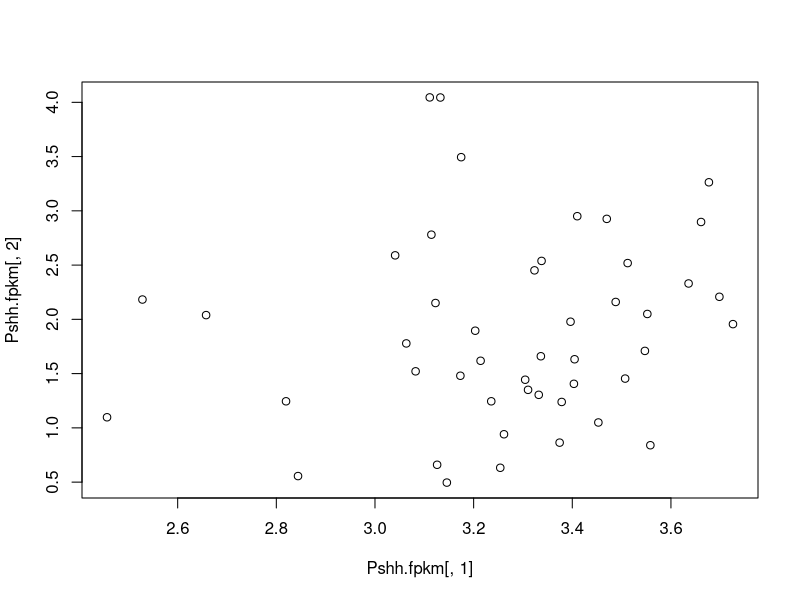
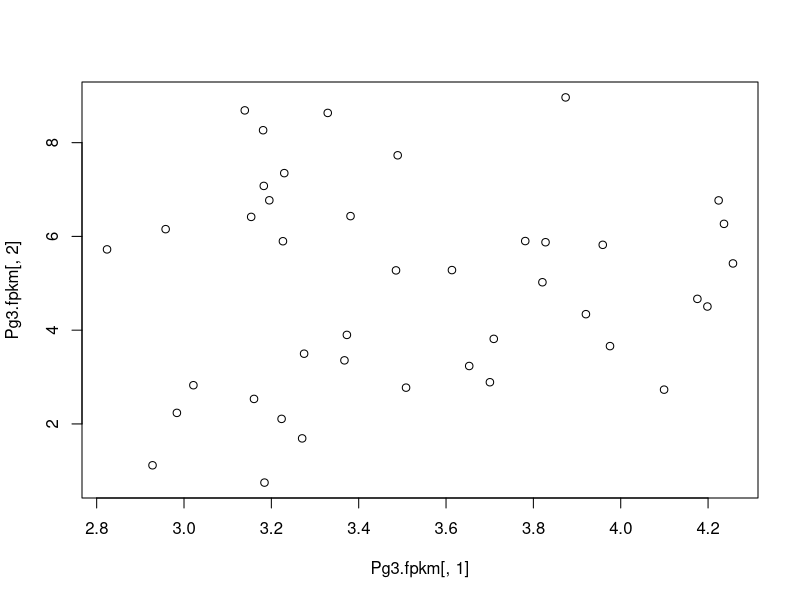
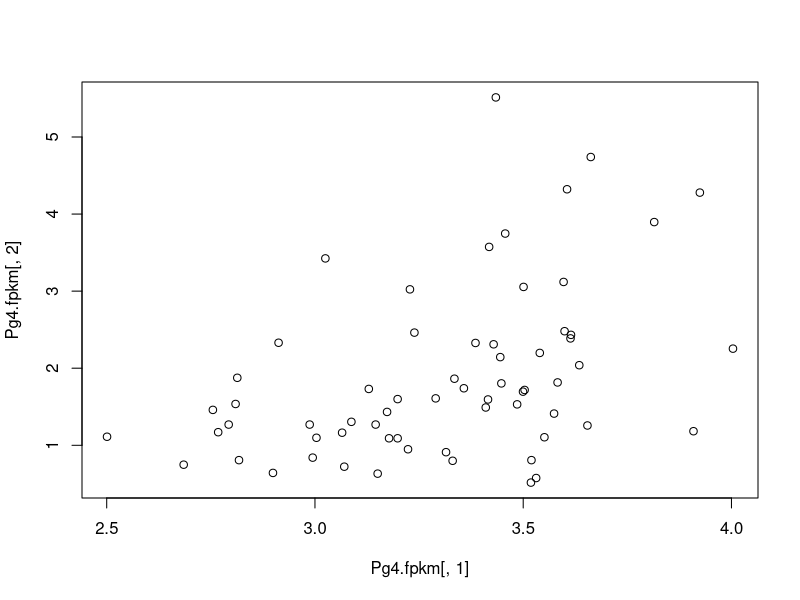
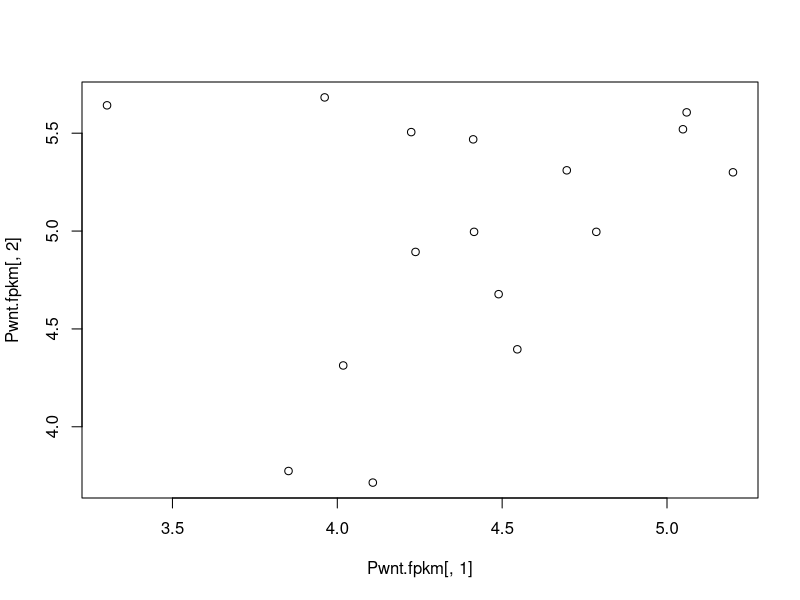
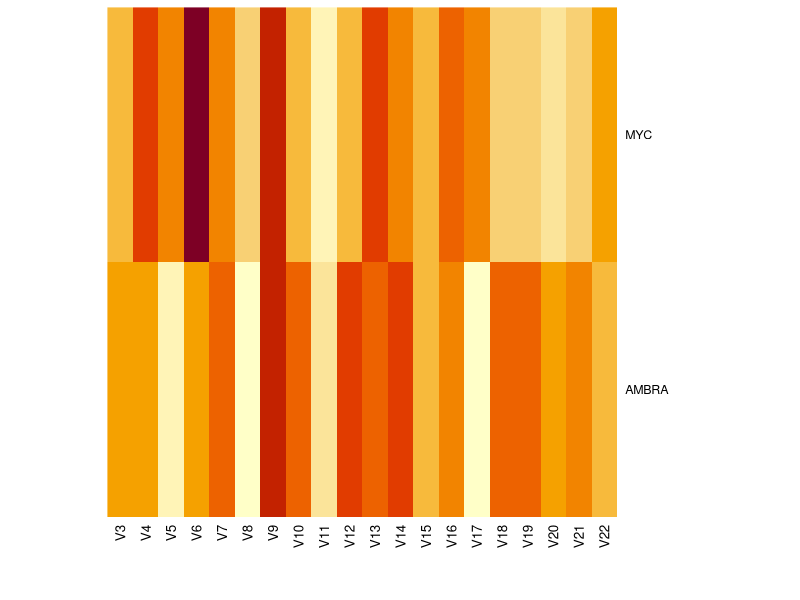
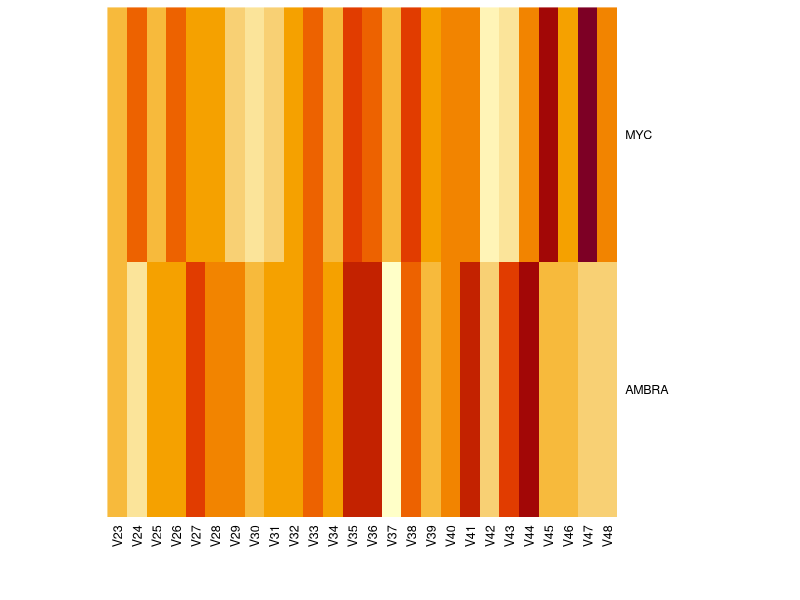
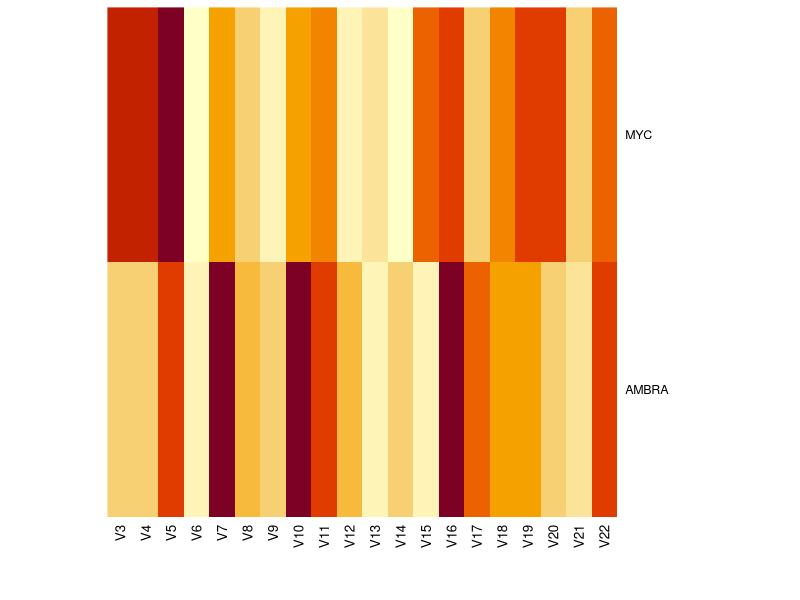
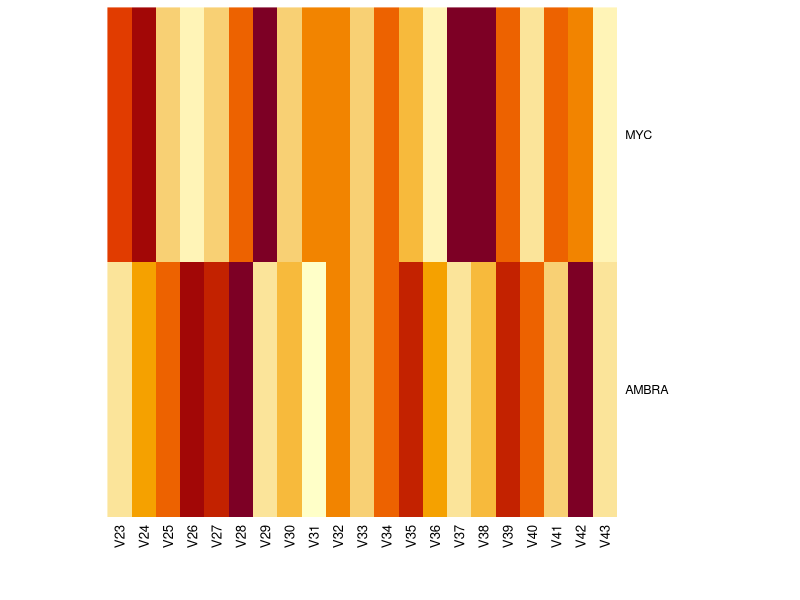

R code for these plots, in order: (Note: this script raises an error after producing the figures.)
###the data used here have been downloaded by https://hgserver1.amc.nl/cgi-bin/r2/main.cgi
###studies considered:Pfister mas5.0, Pfister fpkm, Gilbertson mas5.0
###probes used:  52731_at and 202431_s_at probes for AMBRA1 and c-MYC, respectively
###downloaded through the data grabber function of R2 for each subtype (group_3, group_4, shh, wnt)
###setwd("~/ambra_cmyc_medulloblastomaR2/")

### libraries required

library(gtools)
library(dplyr)
library(ggpubr)

###

#### Pfister fpkm databasets

#### read the data and check group sizes ####

Pshh.fpkm <- read.table("downloaded_data/Pfister_fpkm/pfister_shh_fpkm_log2.txt", sep = '\t', header = FALSE)
View(Pshh.fpkm)
###check the group size - Pshh.fpkm should contain 46 samples
dim(Pshh.fpkm)
# 2 48
Pshh.fpkm <- as.data.frame(Pshh.fpkm)
#to remove the duplicate column with gene names and transpose the matrix to have genes on the columns and samples on the rows
#first column is AMBRA, second column is MYC
Pshh.fpkm <- select(Pshh.fpkm, V3:V48)
Pshh.fpkm <- t(Pshh.fpkm)
dim(Pshh.fpkm)

Pg3.fpkm <- read.table("downloaded_data/Pfister_fpkm/pfister_g3_fpkm_log2.txt", sep = '\t', header = FALSE)
View(Pg3.fpkm)
###check the group size - Pshh.fpkm should contain 41 samples
dim(Pg3.fpkm)
# 2 43
Pg3.fpkm <- as.data.frame(Pg3.fpkm)
#to remove the duplicate column with gene names and transpose the matrix to have genes on the columns and samples on the rows
#first column is AMBRA, second column is MYC
Pg3.fpkm <- select(Pg3.fpkm, V3:V43)
Pg3.fpkm <- t(Pg3.fpkm)
dim(Pg3.fpkm)


Pg4.fpkm <- read.table("downloaded_data/Pfister_fpkm/pfister_g4_fpkm_log2.txt", sep = '\t', header = FALSE)
View(Pg4.fpkm)
###check the group size - Pshh.fpkm should contain 64 samples
dim(Pg4.fpkm)
# 2 66
Pg4.fpkm <- as.data.frame(Pg4.fpkm)
#to remove the duplicate column with gene names and transpose the matrix to have genes on the columns and samples on the rows
#first column is AMBRA, second column is MYC
Pg4.fpkm <- select(Pg4.fpkm, V3:V66)
Pg4.fpkm <- t(Pg4.fpkm)
dim(Pg4.fpkm)

Pwnt.fpkm <- read.table("downloaded_data/Pfister_fpkm/pfister_wnt_fpkm_log2.txt", sep = '\t', header = FALSE)
View(Pwnt.fpkm)
###check the group size - Pwnt.fpkm should contain 16 samples
dim(Pwnt.fpkm)
# 2 18
Pwnt.fpkm <- as.data.frame(Pwnt.fpkm)
#to remove the duplicate column with gene names
#to remove the duplicate column with gene names and transpose the matrix to have genes on the columns and samples on the rows
#first column is AMBRA, second column is MYC
Pwnt.fpkm <- select(Pwnt.fpkm, V3:V18)
Pwnt.fpkm <- t(Pwnt.fpkm)
dim(Pwnt.fpkm)
#par(mar=c(1,1,1,1))

### correlation between AMBRA and MYC ###


cor.test (Pshh.fpkm[,1], Pshh.fpkm[,2], method= "pearson")
cor.test (Pshh.fpkm[,1], Pshh.fpkm[,2], method= "kendall")
cor.test (Pshh.fpkm[,1], Pshh.fpkm[,2], method= "spearman")

plot(Pshh.fpkm[,1], Pshh.fpkm[,2])

colnames(Pshh.fpkm) <- c("AMBRA","MYC")
pdf("plots/Pshh_fpkm_correlations_heatmap.pdf")
heatmap(t(Pshh.fpkm[1:20,]), cexRow = 0.9, Colv=NA, Rowv=NA)
heatmap(t(Pshh.fpkm[21:46,]), cexRow = 0.9, Colv=NA, Rowv=NA)
dev.off()

cor.test (Pg3.fpkm[,1], Pg3.fpkm[,2], method= "pearson")
cor.test (Pg3.fpkm[,1], Pg3.fpkm[,2], method= "kendall")
cor.test (Pg3.fpkm[,1], Pg3.fpkm[,2], method= "spearman")

plot(Pg3.fpkm[,1], Pg3.fpkm[,2])

colnames(Pg3.fpkm) <- c("AMBRA","MYC")
pdf("plots/Pg3_fpkm_correlations_heatmap.pdf")
heatmap(t(Pg3.fpkm[1:20,]), cexRow = 0.9, Colv=NA, Rowv=NA)
heatmap(t(Pg3.fpkm[21:41,]), cexRow = 0.9, Colv=NA, Rowv=NA)
dev.off()

cor.test (Pg4.fpkm[,1], Pg4.fpkm[,2], method= "pearson") # 0.42, p-value = 0.000489
cor.test (Pg4.fpkm[,1], Pg4.fpkm[,2], method= "kendall") #0.30, p-value = 0.0003276
cor.test (Pg4.fpkm[,1], Pg4.fpkm[,2], method= "spearman") #ties

plot(Pg4.fpkm[,1], Pg4.fpkm[,2])

colnames(Pg4.fpkm) <- c("AMBRA","MYC")
pdf("plots/Pg4_fpkm_correlations_heatmap.pdf")
heatmap(t(Pg4.fpkm[1:20,]), cexRow = 0.9, Colv=NA, Rowv=NA)
heatmap(t(Pg4.fpkm[21:41,]), cexRow = 0.9, Colv=NA, Rowv=NA)
heatmap(t(Pg4.fpkm[42:64,]), cexRow = 0.9, Colv=NA, Rowv=NA)
dev.off()

#weak correlation with kendall and pearson

cor.test (Pwnt.fpkm[,1], Pwnt.fpkm[,2], method= "pearson") 
cor.test (Pwnt.fpkm[,1], Pwnt.fpkm[,2], method= "kendall") 
cor.test (Pwnt.fpkm[,1], Pwnt.fpkm[,2], method= "spearman") 

plot(Pwnt.fpkm[,1], Pwnt.fpkm[,2])

colnames(Pwnt.fpkm) <- c("AMBRA","MYC")
pdf("plots/Pwnt_fpkm_correlations_heatmap.pdf")
heatmap(t(Pwnt.fpkm[1:20,]), cexRow = 0.9, Colv=NA, Rowv=NA)
dev.off()

#weak correlation with kendall and pearson

#plot data

pdf("plots/P.fpkm_four_AMBRA.pdf")
boxplot(Pshh.fpkm[,1],Pg4.fpkm[,1], Pg3.fpkm[,1],Pwnt.fpkm[,1])
dev.off()
pdf("plots/P.fpkm_four_MYC.pdf")
boxplot(Pshh.fpkm[,2],Pg4.fpkm[,2], Pg3.fpkm[,2],Pwnt.fpkm[,2])
dev.off()

#### verify if the data are normally distributed ####

#evaluate data distribution
d<- density(Pshh.fpkm[,1])
plot(d)
#skewness on the left
#Q-Q plot
ggqqplot(Pshh.fpkm[,1])
#A 45-degree reference line is also plotted.As all the points fall approximately along this reference line, we can assume normality.
#normality test with Shapiro-Wilk???s method, based on the correlation between the data and the corresponding normal scores.
shapiro.test(Pshh.fpkm[,1])
#if p-value > 0.05 implying that the distribution of the data are not significantly different from normal distribution,we can assume the normality.
#obtained 0.015 - data not normally distributed!
d<- density(Pshh.fpkm[,2])
plot(d)
#skewness to the right 
#Q-Q plot
ggqqplot(Pshh.fpkm[,2])
#A 45-degree reference line is also plotted.As all the points fall approximately along this reference line, we can assume normality.
#normality test with Shapiro-Wilk???s method, based on the correlation between the data and the corresponding normal scores.
shapiro.test(Pshh.fpkm[,2])
#if p-value > 0.05 implying that the distribution of the data are not significantly different from normal distribution,we can assume the normality.
#obtained p-value=0.14 


#evaluate data distribution
d<- density(Pg4.fpkm[,1])
plot(d)

#Q-Q plot
ggqqplot(Pg4.fpkm[,1])
#A 45-degree reference line is also plotted.As all the points fall approximately along this reference line, we can assume normality.
#normality test with Shapiro-Wilk???s method, based on the correlation between the data and the corresponding normal scores.
shapiro.test(Pg4.fpkm[,1])
#if p-value > 0.05 implying that the distribution of the data are not significantly different from normal distribution,we can assume the normality.
#obtained 0.27
d<- density(Pg4.fpkm[,2])
plot(d)
#skewness on the right 
#Q-Q plot
ggqqplot(Pg4.fpkm[,2])
#A 45-degree reference line is also plotted.As all the points fall approximately along this reference line, we can assume normality.
#normality test with Shapiro-Wilk???s method, based on the correlation between the data and the corresponding normal scores.
shapiro.test(Pg4.fpkm[,2])
#if p-value > 0.05 implying that the distribution of the data are not significantly different from normal distribution,we can assume the normality.
#obtained p-value=1.762e-05 not normally distributed!


#evaluate data distribution
d<- density(Pg3.fpkm[,1])
plot(d)

#Q-Q plot
ggqqplot(Pg3.fpkm[,1])
#A 45-degree reference line is also plotted.As all the points fall approximately along this reference line, we can assume normality.
#normality test with Shapiro-Wilk???s method, based on the correlation between the data and the corresponding normal scores.
shapiro.test(Pg3.fpkm[,1])
#if p-value > 0.05 implying that the distribution of the data are not significantly different from normal distribution,we can assume the normality.
#obtained 0.02 not normally distributed
d<- density(Pg3.fpkm[,2])
plot(d)

#Q-Q plot
ggqqplot(Pg3.fpkm[,2])
#A 45-degree reference line is also plotted.As all the points fall approximately along this reference line, we can assume normality.
#normality test with Shapiro-Wilk???s method, based on the correlation between the data and the corresponding normal scores.
shapiro.test(Pg3.fpkm[,2])
#if p-value > 0.05 implying that the distribution of the data are not significantly different from normal distribution,we can assume the normality.
#obtained p-value=0.55 

#evaluate data distribution
d<- density(Pwnt.fpkm[,1])
plot(d)
#skewness to the left
#Q-Q plot
ggqqplot(Pwnt.fpkm[,1])
#A 45-degree reference line is also plotted.As all the points fall approximately along this reference line, we can assume normality.
#normality test with Shapiro-Wilk???s method, based on the correlation between the data and the corresponding normal scores.
shapiro.test(Pwnt.fpkm[,1])
#if p-value > 0.05 implying that the distribution of the data are not significantly different from normal distribution,we can assume the normality.
#obtained 0.91
d<- density(Pwnt.fpkm[,2])
plot(d)
#skewness to the left
#Q-Q plot
ggqqplot(Pwnt.fpkm[,2])
#A 45-degree reference line is also plotted.As all the points fall approximately along this reference line, we can assume normality.
#normality test with Shapiro-Wilk???s method, based on the correlation between the data and the corresponding normal scores.
shapiro.test(Pwnt.fpkm[,2])
#if p-value > 0.05 implying that the distribution of the data are not significantly different from normal distribution,we can assume the normality.
#obtained p-value=0.04 not normally distributed!

#t-test pairwise
t.test(as.vector(Pshh.fpkm[,1]), as.vector(Pg3.fpkm[,1]))  # p-value = 0.00254
t.test(as.vector(Pg4.fpkm[,1]), as.vector(Pg3.fpkm[,1])) # p-value = 0.008657
t.test(as.vector(Pwnt.fpkm[,1]), as.vector(Pg3.fpkm[,1])) # p-value = 1.937e-06
t.test(as.vector(Pwnt.fpkm[,1]), as.vector(Pshh.fpkm[,1])) # p-value = 7.862e-08
t.test(as.vector(Pwnt.fpkm[,1]), as.vector(Pg4.fpkm[,1])) #  p-value = 1.332e-07
t.test(as.vector(Pg4.fpkm[,1]), as.vector(Pshh.fpkm[,1])) #  p-value = 0.543   NOT SIGNIFICANT

#wilcox test - better when there are deviation from normality
wilcox.test(as.vector(Pshh.fpkm[,1]), as.vector(Pg3.fpkm[,1]))  #  p-value = 0.0224
wilcox.test(as.vector(Pg4.fpkm[,1]), as.vector(Pg3.fpkm[,1])) # p-value = 0.03793
wilcox.test(as.vector(Pwnt.fpkm[,1]), as.vector(Pg3.fpkm[,1])) # ties
wilcox.test(as.vector(Pwnt.fpkm[,1]), as.vector(Pshh.fpkm[,1])) #p-value = 6.665e-11
wilcox.test(as.vector(Pwnt.fpkm[,1]), as.vector(Pg4.fpkm[,1]))  #p-value = 1.417e-08
wilcox.test(as.vector(Pg4.fpkm[,1]), as.vector(Pshh.fpkm[,1])) # p-value = 0.5325  NOT SIGNIFICANT


#### Pfister mas5 databasets

#### read the data and check group sizes ####

Pshh.mas5 <- read.table("downloaded_data/Pfister_mas5.0/pfister_shh_mas5_log2.txt", sep = '\t', header = FALSE)
View(Pshh.mas5)
###check the group size - Pshh.mas5 should contain 59 samples
dim(Pshh.mas5)
# 2 61
Pshh.mas5 <- as.data.frame(Pshh.mas5)
#to remove the duplicate column with gene names and transpose the matrix to have genes on the columns and samples on the rows
#first column is AMBRA, second column is MYC
Pshh.mas5 <- select(Pshh.mas5, V3:V61)
Pshh.mas5 <- t(Pshh.mas5)
dim(Pshh.mas5)

Pg3.mas5 <- read.table("downloaded_data/Pfister_mas5.0/pfister_g3_mas5_log2.txt", sep = '\t', header = FALSE)
View(Pg3.mas5)
###check the group size - Pshh.fpkm should contain 56 samples
dim(Pg3.mas5)
# 2 58
Pg3.mas5 <- as.data.frame(Pg3.mas5)
#to remove the duplicate column with gene names and transpose the matrix to have genes on the columns and samples on the rows
#first column is AMBRA, second column is MYC
Pg3.mas5 <- select(Pg3.mas5, V3:V58)
Pg3.mas5 <- t(Pg3.mas5)
dim(Pg3.mas5)

Pg4.mas5 <- read.table("downloaded_data/Pfister_mas5.0/pfister_g4_mas5_log2.txt", sep = '\t', header = FALSE)
View(Pg4.mas5)
###check the group size - Pg4.mas5 should contain 91 samples
dim(Pg4.mas5)
# 2 93
Pg4.mas5 <- as.data.frame(Pg4.mas5)
#to remove the duplicate column with gene names and transpose the matrix to have genes on the columns and samples on the rows
#first column is AMBRA, second column is MYC
Pg4.mas5 <- select(Pg4.mas5, V3:V93)
Pg4.mas5 <- t(Pg4.mas5)
dim(Pg4.mas5)

Pwnt.mas5 <- read.table("downloaded_data/Pfister_mas5.0/pfister_wnt_mas5_log2.txt", sep = '\t', header = FALSE)
View(Pwnt.mas5)
###check the group size - Pwnt.mas5 should contain 17 samples
dim(Pwnt.mas5)
# 2 19
Pwnt.mas5 <- as.data.frame(Pwnt.mas5)
#to remove the duplicate column with gene names
#to remove the duplicate column with gene names and transpose the matrix to have genes on the columns and samples on the rows
#first column is AMBRA, second column is MYC
Pwnt.mas5 <- select(Pwnt.mas5, V3:V19)
Pwnt.mas5 <- t(Pwnt.mas5)
dim(Pwnt.mas5)
#par(mar=c(1,1,1,1))


### correlation between AMBRA and MYC ###

cor.test (Pshh.mas5[,1], Pshh.mas5[,2], method= "pearson")
cor.test (Pshh.mas5[,1], Pshh.mas5[,2], method= "kendall")
cor.test (Pshh.mas5[,1], Pshh.mas5[,2], method= "spearman")

plot(Pshh.mas5[,1], Pshh.mas5[,2])

colnames(Pshh.mas5) <- c("AMBRA","MYC")
pdf("plots/Pshh_mas5_correlations_heatmap.pdf")
heatmap(t(Pshh.mas5[1:20,]), cexRow = 0.9, Colv=NA, Rowv=NA)
heatmap(t(Pshh.mas5[21:41,]), cexRow = 0.9, Colv=NA, Rowv=NA)
heatmap(t(Pshh.mas5[42:59,]), cexRow = 0.9, Colv=NA, Rowv=NA)
dev.off()


cor.test (Pg3.mas5[,1], Pg3.mas5[,2], method= "pearson")
cor.test (Pg3.mas5[,1], Pg3.mas5[,2], method= "kendall")
cor.test (Pg3.mas5[,1], Pg3.mas5[,2], method= "spearman")

plot(Pg3.mas5[,1], Pg3.mas5[,2])

colnames(Pg3.mas5) <- c("AMBRA","MYC")
pdf("plots/Pg3_mas5_correlations_heatmap.pdf")
heatmap(t(Pg3.mas5[1:20,]), cexRow = 0.9, Colv=NA, Rowv=NA)
heatmap(t(Pg3.mas5[21:56,]), cexRow = 0.9, Colv=NA, Rowv=NA)
dev.off()

cor.test (Pg4.mas5[,1], Pg4.mas5[,2], method= "pearson")
cor.test (Pg4.mas5[,1], Pg4.mas5[,2], method= "kendall")
cor.test (Pg4.mas5[,1], Pg4.mas5[,2], method= "spearman") 

plot(Pg4.mas5[,1], Pg4.mas5[,2])

colnames(Pg4.mas5) <- c("AMBRA","MYC")
pdf("plots/Pg4_mas5_correlations_heatmap.pdf")
heatmap(t(Pg4.mas5[1:20,]), cexRow = 0.9, Colv=NA, Rowv=NA)
heatmap(t(Pg4.mas5[21:41,]), cexRow = 0.9, Colv=NA, Rowv=NA)
heatmap(t(Pg4.mas5[42:62,]), cexRow = 0.9, Colv=NA, Rowv=NA)
heatmap(t(Pg4.mas5[63:91,]), cexRow = 0.9, Colv=NA, Rowv=NA)
dev.off()

cor.test (Pwnt.mas5[,1], Pwnt.mas5[,2], method= "pearson")  #correlation 0.46 p-value = 0.06319
cor.test (Pwnt.mas5[,1], Pwnt.mas5[,2], method= "kendall") #cor. 0.27
cor.test (Pwnt.mas5[,1], Pwnt.mas5[,2], method= "spearman") #cor. 0.39

plot(Pwnt.fpkm[,1], Pwnt.fpkm[,2])

colnames(Pwnt.mas5) <- c("AMBRA","MYC")
pdf("plots/Pwnt_mas5_correlations_heatmap.pdf")
heatmap(t(Pwnt.mas5[1:17,]), cexRow = 0.9, Colv=NA, Rowv=NA)
dev.off()

# weak correlation

#plot all four
pdf("plots/P_mas5_four_AMBRA.pdf")
boxplot(Pshh.mas5[,1],Pg4.mas5[,1], Pg3.mas5[,1],Pwnt.mas5[,1])
dev.off()
pdf("plots/P.mas5_four_MYC.pdf")
boxplot(Pshh.mas5[,2],Pg4.mas5[,2], Pg3.mas5[,2],Pwnt.mas5[,2])
dev.off()

#### verify if the data are normally distributed ####

#evaluate data distribution
d<- density(Pshh.mas5[,1])
plot(d)
#skewness to the right
#Q-Q plot
ggqqplot(Pshh.mas5[,1])
#A 45-degree reference line is also plotted.As all the points fall approximately along this reference line, we can assume normality.
#normality test with Shapiro-Wilk???s method, based on the correlation between the data and the corresponding normal scores.
shapiro.test(Pshh.mas5[,1])
#if p-value > 0.05 implying that the distribution of the data are not significantly different from normal distribution,we can assume the normality.
#obtained  0.3903 
d<- density(Pshh.mas5[,2])
plot(d)
#skewness to the right 
#Q-Q plot
ggqqplot(Pshh.mas5[,2])
#A 45-degree reference line is also plotted.As all the points fall approximately along this reference line, we can assume normality.
#normality test with Shapiro-Wilk???s method, based on the correlation between the data and the corresponding normal scores.
shapiro.test(Pshh.mas5[,2])
#if p-value > 0.05 implying that the distribution of the data are not significantly different from normal distribution,we can assume the normality.
#obtained p-value= 0.5896 

#evaluate data distribution
d<- density(Pg4.mas5[,1])
plot(d)

#Q-Q plot
ggqqplot(Pg4.mas5[,1])
#A 45-degree reference line is also plotted.As all the points fall approximately along this reference line, we can assume normality.
#normality test with Shapiro-Wilk???s method, based on the correlation between the data and the corresponding normal scores.
shapiro.test(Pg4.mas5[,1])
#if p-value > 0.05 implying that the distribution of the data are not significantly different from normal distribution,we can assume the normality.
#obtained 0.02632 - not normally distributed
d<- density(Pg4.mas5[,2])
plot(d)
#skewness on the right 
#Q-Q plot
ggqqplot(Pg4.mas5[,2])
#A 45-degree reference line is also plotted.As all the points fall approximately along this reference line, we can assume normality.
#normality test with Shapiro-Wilk???s method, based on the correlation between the data and the corresponding normal scores.
shapiro.test(Pg4.mas5[,2])
#if p-value > 0.05 implying that the distribution of the data are not significantly different from normal distribution,we can assume the normality.
#obtained p-value=0.006855 not normally distributed!


#evaluate data distribution
d<- density(Pg3.mas5[,1])
plot(d)

#Q-Q plot
ggqqplot(Pg3.mas5[,1])
#A 45-degree reference line is also plotted.As all the points fall approximately along this reference line, we can assume normality.
#normality test with Shapiro-Wilk???s method, based on the correlation between the data and the corresponding normal scores.
shapiro.test(Pg3.mas5[,1])
#if p-value > 0.05 implying that the distribution of the data are not significantly different from normal distribution,we can assume the normality.
#obtained 0.9295
d<- density(Pg3.mas5[,2])
plot(d)

#Q-Q plot
ggqqplot(Pg3.mas5[,2])
#A 45-degree reference line is also plotted.As all the points fall approximately along this reference line, we can assume normality.
#normality test with Shapiro-Wilk???s method, based on the correlation between the data and the corresponding normal scores.
shapiro.test(Pg3.mas5[,2])
#if p-value > 0.05 implying that the distribution of the data are not significantly different from normal distribution,we can assume the normality.
#obtained p-value= 0.2623 

#evaluate data distribution
d<- density(Pwnt.mas5[,1])
plot(d)

#Q-Q plot
ggqqplot(Pwnt.mas5[,1])
#A 45-degree reference line is also plotted.As all the points fall approximately along this reference line, we can assume normality.
#normality test with Shapiro-Wilk???s method, based on the correlation between the data and the corresponding normal scores.
shapiro.test(Pwnt.mas5[,1])
#if p-value > 0.05 implying that the distribution of the data are not significantly different from normal distribution,we can assume the normality.
#obtained 0.804
d<- density(Pwnt.mas5[,2])
plot(d)

#Q-Q plot
ggqqplot(Pwnt.mas5[,2])
#A 45-degree reference line is also plotted.As all the points fall approximately along this reference line, we can assume normality.
#normality test with Shapiro-Wilk???s method, based on the correlation between the data and the corresponding normal scores.
shapiro.test(Pwnt.mas5[,2])
#if p-value > 0.05 implying that the distribution of the data are not significantly different from normal distribution,we can assume the normality.
#obtained p-value= 0.03069 not normally distributed!

#t-test pairwise
t.test(as.vector(Pshh.mas5[,1]), as.vector(Pg3.mas5[,1]))  # p-value = 0.03510302
t.test(as.vector(Pg4.mas5[,1]), as.vector(Pg3.mas5[,1])) # p-value =  0.03301
t.test(as.vector(Pwnt.mas5[,1]), as.vector(Pg3.mas5[,1])) # p-value =  6.361e-06
t.test(as.vector(Pwnt.mas5[,1]), as.vector(Pshh.mas5[,1])) # p-value = 2.084e-06
t.test(as.vector(Pwnt.mas5[,1]), as.vector(Pg4.mas5[,1])) #  p-value = 1.025e-06
t.test(as.vector(Pg4.mas5[,1]), as.vector(Pshh.mas5[,1])) #  p-value = 0.3759   NOT SIGNIFICANT

#wilcox test - better when there are deviation from normality
wilcox.test(as.vector(Pshh.mas5[,1]), as.vector(Pg3.mas5[,1]))  #  p-value = 0.1191 NOT SIGNIFICANT
wilcox.test(as.vector(Pg4.mas5[,1]), as.vector(Pg3.mas5[,1])) # p-value = 0.05708
wilcox.test(as.vector(Pwnt.mas5[,1]), as.vector(Pg3.mas5[,1])) # p-value = 1.495e-07
wilcox.test(as.vector(Pwnt.mas5[,1]), as.vector(Pshh.mas5[,1])) #p-value =  1.521e-08
wilcox.test(as.vector(Pwnt.mas5[,1]), as.vector(Pg4.mas5[,1]))  #p-value = 5.293e-09
wilcox.test(as.vector(Pg4.mas5[,1]), as.vector(Pshh.mas5[,1])) # p-value = 0.7539  NOT SIGNIFICANT


#### Gilbertson mas5 databasets

#### read the data and check group sizes ####

Gshh.mas5 <- read.table("downloaded_data/Gilbertson_mas5.0/gilbertson_shh_mas5_log2.txt", sep = '\t', header = FALSE)
View(Gshh.mas5)
###check the group size - Gshh.mas5 should contain 10 samples
dim(Gshh.mas5)
# 2 12
Gshh.mas5 <- as.data.frame(Gshh.mas5)
#to remove the duplicate column with gene names and transpose the matrix to have genes on the columns and samples on the rows
#first column is AMBRA, second column is MYC
Gshh.mas5 <- select(Gshh.mas5, V3:V12)
Gshh.mas5 <- t(Gshh.mas5)
dim(Gshh.mas5)

Gg3.mas5 <- read.table("downloaded_data/Gilbertson_mas5.0/gilbertson_g3_mas5_log2.txt", sep = '\t', header = FALSE)
View(Gg3.mas5)
###check the group size - Pshh.fpkm should contain 16 samples
dim(Gg3.mas5)
# 2 18
Gg3.mas5 <- as.data.frame(Gg3.mas5)
#to remove the duplicate column with gene names and transpose the matrix to have genes on the columns and samples on the rows
#first column is AMBRA, second column is MYC
Gg3.mas5 <- select(Gg3.mas5, V3:V18)
Gg3.mas5 <- t(Gg3.mas5)
dim(Gg3.mas5)


Gg4.mas5 <- read.table("downloaded_data/Gilbertson_mas5.0/gilbertson_g4_mas5_log2.txt", sep = '\t', header = FALSE)
View(Gg4.mas5)
###check the group size - Gg4.mas5 should contain 39 samples
dim(Gg4.mas5)
# 2 41
Gg4.mas5 <- as.data.frame(Gg4.mas5)
#to remove the duplicate column with gene names and transpose the matrix to have genes on the columns and samples on the rows
#first column is AMBRA, second column is MYC
Gg4.mas5 <- select(Gg4.mas5, V3:V41)
Gg4.mas5 <- t(Gg4.mas5)
dim(Gg4.mas5)

Gwnt.mas5 <- read.table("downloaded_data/Gilbertson_mas5.0/gilbertson_wnt_mas5_log2.txt", sep = '\t', header = FALSE)
View(Gwnt.mas5)
###check the group size - Gwnt.mas5 should contain 8 samples
dim(Gwnt.mas5)
# 2 10
Gwnt.mas5 <- as.data.frame(Gwnt.mas5)
#to remove the duplicate column with gene names
#to remove the duplicate column with gene names and transpose the matrix to have genes on the columns and samples on the rows
#first column is AMBRA, second column is MYC
Gwnt.mas5 <- select(Gwnt.mas5, V3:V10)
Gwnt.mas5 <- t(Gwnt.mas5)
dim(Gwnt.mas5)
#par(mar=c(1,1,1,1))


### correlation between AMBRA and MYC ###

cor.test (Gshh.mas5[,1], Gshh.mas5[,2], method= "pearson")
cor.test (Gshh.mas5[,1], Gshh.mas5[,2], method= "kendall") # cor. 0.33
cor.test (Gshh.mas5[,1], Gshh.mas5[,2], method= "spearman") #cor. 0.38

plot(Gshh.mas5[,1], Gshh.mas5[,2])

colnames(Gshh.mas5) <- c("AMBRA","MYC")
pdf("plots/Gshh_mas5_correlations_heatmap.pdf")
heatmap(t(Gshh.mas5[1:10,]), cexRow = 0.9, Colv=NA, Rowv=NA)
dev.off()

# weak correlation

cor.test (Gg3.mas5[,1], Gg3.mas5[,2], method= "pearson") #cor. 0.39
cor.test (Gg3.mas5[,1], Gg3.mas5[,2], method= "kendall") #cor. 0.25
cor.test (Gg3.mas5[,1], Gg3.mas5[,2], method= "spearman") #cor. 0.40

plot(Gg3.mas5[,1], Gg3.mas5[,2])

colnames(Gg3.mas5) <- c("AMBRA","MYC")
pdf("plots/Gg3_mas5_correlations_heatmap.pdf")
heatmap(t(Gg3.mas5[1:16,]), cexRow = 0.9, Colv=NA, Rowv=NA)
dev.off()

# weak correlation

cor.test (Gg4.mas5[,1], Gg4.mas5[,2], method= "pearson") 
cor.test (Gg4.mas5[,1], Gg4.mas5[,2], method= "kendall") 
cor.test (Gg4.mas5[,1], Gg4.mas5[,2], method= "spearman") 

plot(Gg4.mas5[,1], Gg4.mas5[,2])

colnames(Gg4.mas5) <- c("AMBRA","MYC")
pdf("plots/Gg4_mas5_correlations_heatmap.pdf")
heatmap(t(Gg4.mas5[1:20,]), cexRow = 0.9, Colv=NA, Rowv=NA)
heatmap(t(Gg4.mas5[21:39,]), cexRow = 0.9, Colv=NA, Rowv=NA)
dev.off()

cor.test (Gwnt.mas5[,1], Gwnt.mas5[,2], method= "pearson")  
cor.test (Gwnt.mas5[,1], Gwnt.mas5[,2], method= "kendall")
cor.test (Gwnt.mas5[,1], Gwnt.mas5[,2], method= "spearman") 

plot(Gwnt.mas5[,1], Gwnt.mas5[,2])

colnames(Gwnt.mas5) <- c("AMBRA","MYC")
pdf("plots/Gwnt_mas5_correlations_heatmap.pdf")
heatmap(t(Gwnt.mas5[1:8,]), cexRow = 0.9, Colv=NA, Rowv=NA)
dev.off()

#plot all four
pdf("plots/G_mas5_four_AMBRA.pdf")
boxplot(Gshh.mas5[,1],Gg4.mas5[,1], Gg3.mas5[,1],Gwnt.mas5[,1])
dev.off()
pdf("plots/G.mas5_four_MYC.pdf")
boxplot(Gshh.mas5[,2],Gg4.mas5[,2], Gg3.mas5[,2],Gwnt.mas5[,2])
dev.off()

#### verify if the data are normally distributed ####

#evaluate data distribution
d<- density(Gshh.mas5[,1])
plot(d)

#Q-Q plot
ggqqplot(Gshh.mas5[,1])
#A 45-degree reference line is also plotted.As all the points fall approximately along this reference line, we can assume normality.
#normality test with Shapiro-Wilk???s method, based on the correlation between the data and the corresponding normal scores.
shapiro.test(Gshh.mas5[,1])
#if p-value > 0.05 implying that the distribution of the data are not significantly different from normal distribution,we can assume the normality.
#obtained  0.01976 not normally distributed 
d<- density(Gshh.mas5[,2])
plot(d)

#Q-Q plot
ggqqplot(Gshh.mas5[,2])
#A 45-degree reference line is also plotted.As all the points fall approximately along this reference line, we can assume normality.
#normality test with Shapiro-Wilk???s method, based on the correlation between the data and the corresponding normal scores.
shapiro.test(Gshh.mas5[,2])
#if p-value > 0.05 implying that the distribution of the data are not significantly different from normal distribution,we can assume the normality.
#obtained p-value= 0.8622 

#evaluate data distribution
d<- density(Gg4.mas5[,1])
plot(d)

#Q-Q plot
ggqqplot(Gg4.mas5[,1])
#A 45-degree reference line is also plotted.As all the points fall approximately along this reference line, we can assume normality.
#normality test with Shapiro-Wilk???s method, based on the correlation between the data and the corresponding normal scores.
shapiro.test(Gg4.mas5[,1])
#if p-value > 0.05 implying that the distribution of the data are not significantly different from normal distribution,we can assume the normality.
#obtained  0.002488 - not normally distributed
d<- density(Gg4.mas5[,2])
plot(d)

#Q-Q plot
ggqqplot(Gg4.mas5[,2])
#A 45-degree reference line is also plotted.As all the points fall approximately along this reference line, we can assume normality.
#normality test with Shapiro-Wilk???s method, based on the correlation between the data and the corresponding normal scores.
shapiro.test(Gg4.mas5[,2])
#if p-value > 0.05 implying that the distribution of the data are not significantly different from normal distribution,we can assume the normality.
#obtained p-value= 0.02317 not normally distributed!


#evaluate data distribution
d<- density(Gg3.mas5[,1])
plot(d)

#Q-Q plot
ggqqplot(Gg3.mas5[,1])
#A 45-degree reference line is also plotted.As all the points fall approximately along this reference line, we can assume normality.
#normality test with Shapiro-Wilk???s method, based on the correlation between the data and the corresponding normal scores.
shapiro.test(Gg3.mas5[,1])
#if p-value > 0.05 implying that the distribution of the data are not significantly different from normal distribution,we can assume the normality.
#obtained 0.764
d<- density(Gg3.mas5[,2])
plot(d)

#Q-Q plot
ggqqplot(Gg3.mas5[,2])
#A 45-degree reference line is also plotted.As all the points fall approximately along this reference line, we can assume normality.
#normality test with Shapiro-Wilk???s method, based on the correlation between the data and the corresponding normal scores.
shapiro.test(Gg3.mas5[,2])
#if p-value > 0.05 implying that the distribution of the data are not significantly different from normal distribution,we can assume the normality.
#obtained p-value= 0.648 

#evaluate data distribution
d<- density(Gwnt.mas5[,1])
plot(d)

#Q-Q plot
ggqqplot(Gwnt.mas5[,1])
#A 45-degree reference line is also plotted.As all the points fall approximately along this reference line, we can assume normality.
#normality test with Shapiro-Wilk???s method, based on the correlation between the data and the corresponding normal scores.
shapiro.test(Gwnt.mas5[,1])
#if p-value > 0.05 implying that the distribution of the data are not significantly different from normal distribution,we can assume the normality.
#obtained 0.542
d<- density(Gwnt.mas5[,2])
plot(d)

#Q-Q plot
ggqqplot(Gwnt.mas5[,2])
#A 45-degree reference line is also plotted.As all the points fall approximately along this reference line, we can assume normality.
#normality test with Shapiro-Wilk???s method, based on the correlation between the data and the corresponding normal scores.
shapiro.test(Gwnt.mas5[,2])
#if p-value > 0.05 implying that the distribution of the data are not significantly different from normal distribution,we can assume the normality.
#obtained p-value= 0.2506

#t-test pairwise
t.test(as.vector(Gshh.mas5[,1]), as.vector(Gg3.mas5[,1]))  # p-value = 0.905 NOT SIGNIFICANT
t.test(as.vector(Gg4.mas5[,1]), as.vector(Gg3.mas5[,1])) # p-value =  0.9656 NOT SIGNIFICANT
t.test(as.vector(Gwnt.mas5[,1]), as.vector(Gg3.mas5[,1])) # p-value =  0.01454
t.test(as.vector(Gwnt.mas5[,1]), as.vector(Gshh.mas5[,1])) # p-value = 0.0154
t.test(as.vector(Gwnt.mas5[,1]), as.vector(Gg4.mas5[,1])) #  p-value = 0.01349
t.test(as.vector(Gg4.mas5[,1]), as.vector(Gshh.mas5[,1])) #  p-value = 0.9178   NOT SIGNIFICANT

#wilcox test - better when there are deviation from normality
wilcox.test(as.vector(Gshh.mas5[,1]), as.vector(Gg3.mas5[,1]))  #  p-value = 0.1191 NOT SIGNIFICANT
wilcox.test(as.vector(Gg4.mas5[,1]), as.vector(Gg3.mas5[,1])) # p-value = 0.05708
wilcox.test(as.vector(Gwnt.mas5[,1]), as.vector(Gg3.mas5[,1])) # p-value = 1.495e-07
wilcox.test(as.vector(Gwnt.mas5[,1]), as.vector(Gshh.mas5[,1])) #p-value =  1.521e-08
wilcox.test(as.vector(Gwnt.mas5[,1]), as.vector(Gg4.mas5[,1]))  #p-value = 5.293e-09
wilcox.test(as.vector(Gg4.mas5[,1]), as.vector(Gshh.mas5[,1])) # p-value = 0.7539  NOT SIGNIFICANT
